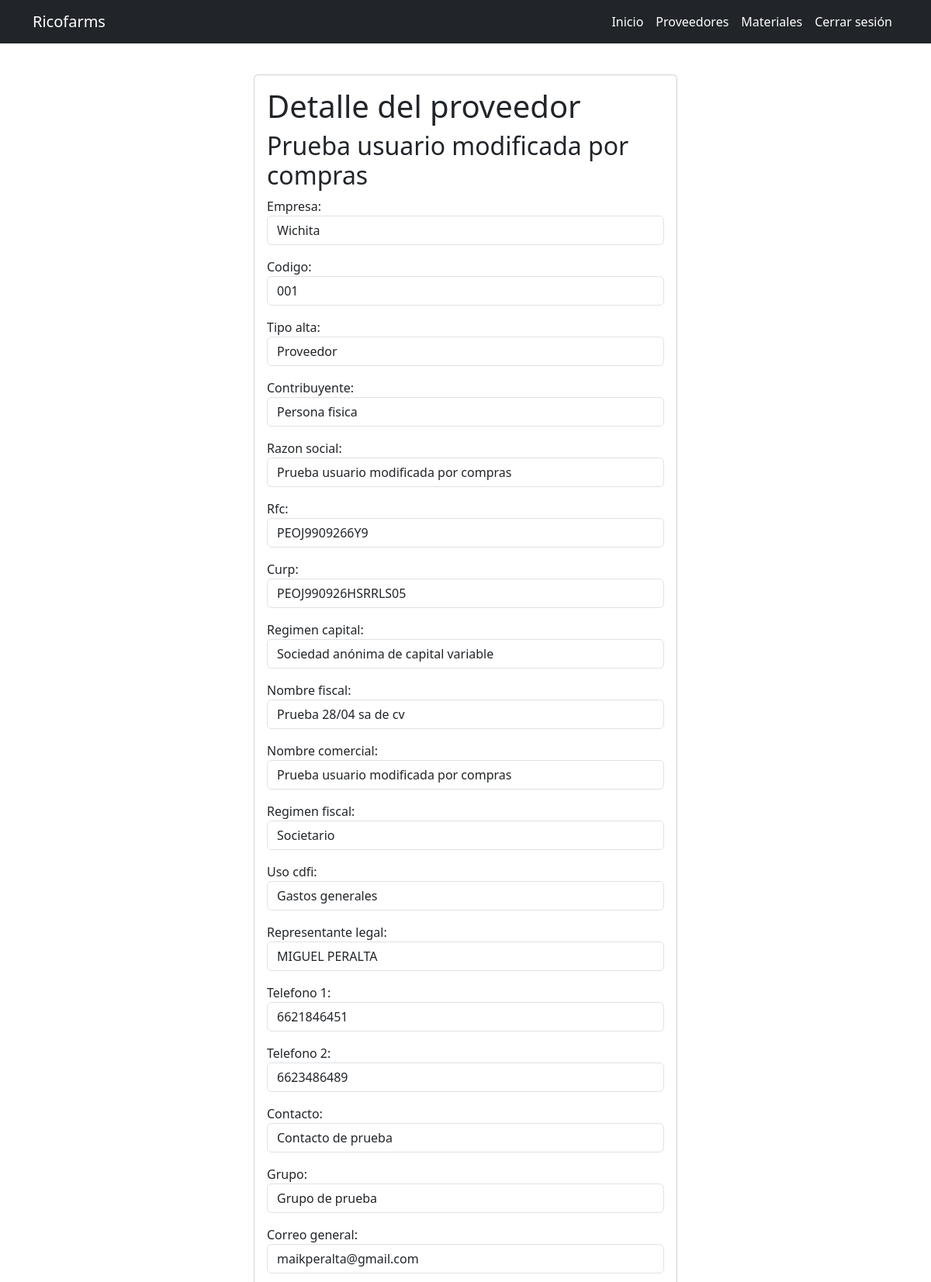
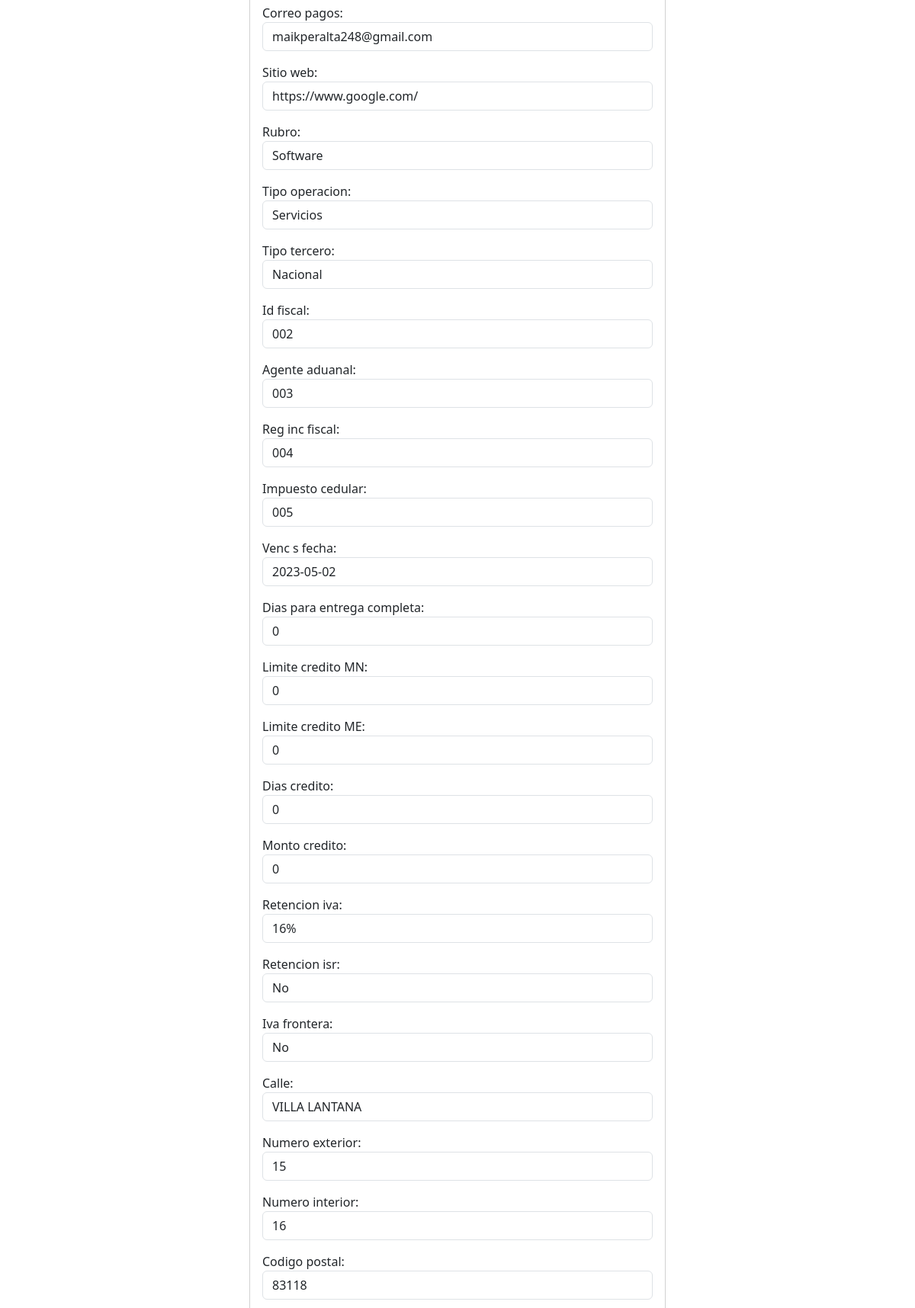
Page /proveedores/1/ (signed in, upper part) on the committed database (2 pictures, top to bottom).
### alta_proveedores/models.py (models this page shows, shortened)
class Proveedor(models.Model):
    empresa = models.CharField(max_length=50)
    codigo = models.CharField(max_length=10)
    tipo_alta = models.CharField(max_length=20)
    contribuyente = models.CharField(max_length=20)
    razon_social = models.CharField(max_length=50)
    rfc = models.CharField(max_length=13)
    curp = models.CharField(max_length=18, blank=True)
    regimen_capital = models.CharField(max_length=100)
    nombre_fiscal = models.CharField(max_length=100)
    nombre_comercial = models.CharField(max_length=50)
    regimen_fiscal = models.CharField(max_length=100)
    uso_cdfi = models.CharField(max_length=100)
    representante_legal = models.CharField(max_length=50, blank=True)
    telefono_1 = models.CharField(max_length=10)
    telefono_2 = models.CharField(max_length=10)
    contacto = models.CharField(max_length=50)
    grupo = models.CharField(max_length=50)
    correo_general = models.CharField(max_length=40)
    correo_pagos = models.CharField(max_length=40)
    sitio_web = models.CharField(max_length=30, blank=True)
    rubro = models.CharField(max_length=20)
    tipo_operacion = models.CharField(max_length=10)
    tipo_tercero = models.CharField(max_length=20)
    id_fiscal = models.CharField(max_length=10)
    regimen_fiscal = models.CharField(max_length=100)
    agente_aduanal = models.CharField(max_length=10)
    reg_inc_fiscal = models.CharField(max_length=10)
    impuesto_cedular = models.CharField(max_length=10)
    venc_s_fecha = models.DateField()
    dias_para_entrega_completa = models.PositiveIntegerField(default=0)
    dias_credito = models.PositiveIntegerField(default=0)
    limite_credito_MN = models.PositiveIntegerField(default=0)
    limite_credito_ME = models.PositiveIntegerField(default=0)
    monto_credito = models.PositiveIntegerField(default=0)
    retencion_iva = models.CharField(max_length=10)
    retencion_isr = models.CharField(max_length=10)
    iva_frontera = models.CharField(max_length=10)
    calle = models.CharField(max_length=50)
    numero_exterior = models.CharField(max_length=10)
    numero_interior = models.CharField(max_length=10, blank=True)
    codigo_postal = models.CharField(max_length=5)
    colonia = models.CharField(max_length=50)
    localidad = models.CharField(max_length=50)
    municipio = models.CharField(max_length=30)
    ciudad = models.CharField(max_length=20)
    estado = models.CharField(max_length=20)
    pais = models.CharField(max_length=20)
    banco = models.CharField(max_length=50)
    cuenta = models.CharField(max_length=10)
    moneda = models.CharField(max_length=3)
    clabe = models.CharField(max_length=18)
    banco_2 = models.CharField(max_length=50, blank=True)
    cuenta_2 = models.CharField(max_length=10, blank=True)
    moneda_2 = models.CharField(max_length=3, blank=True)
    clabe_2 = models.CharField(max_length=18, blank=True)
    constancia_situacion_fiscal = models.FileField(upload_to='documentos/constancias/')
    estado_cuenta_bancario = models.FileField(upload_to='documentos/estados_cuenta')
    compras = models.BooleanField(default=False)
    finanzas = models.BooleanField(default=False)
    sistemas = models.BooleanField(default=False)
    aprobadas = models.BooleanField(default=False)
    fecha = models.DateTimeField(auto_now_add=True)
    usuario = models.ForeignKey(settings.AUTH_USER_MODEL, on_delete=models.CASCADE)
    usar_en_portal_proveedores = models.BooleanField(default=False)
    no_aplica_para_rafaga = models.BooleanField(default=False)
    no_relacionar_OC = models.BooleanField(default=False)

### alta_proveedores/views.py (the view, shortened to what this page needs)
# urls.py: path('proveedores/<int:proveedor_id>/', views_proveedores.proveedor_detail, name='proveedor_detail'),
@login_required
def proveedor_detail(request, proveedor_id):
    proveedor = get_object_or_404(Proveedor, pk=proveedor_id)
    if request.method == 'GET':
        if request.user.compras:
            form = ProveedorFormForCompras(instance=proveedor)
        else:
            if request.user.finanzas:
                form = ProveedorFormForFinanzas(instance=proveedor)
            else:
                if request.user.sistemas:
                    form = ProveedorFormForSistemas(instance=proveedor)
                else:
                    form = ProveedorDetailForm(instance=proveedor)
        return render(request, 'proveedor/proveedor_detail.html', {
            'proveedor': proveedor,
            'form': form
        })

### alta_proveedores/templates/proveedor/proveedor_detail.html (shortened to what this page needs)
{% extends 'base.html' %}
{% block content %}
<main class="container py-5 mt-5">
    <div class="row d-flex justify-content-center">
        <div class="col-md-6 align-self-center mx-auto">
            <form class="card card-body" method="POST">
                <h1>Detalle del proveedor</h1>
                <h2>{{proveedor.nombre_comercial}}</h2>
                {{form.as_p}}
            </form>
        </div>
    </div>
</main>
{% endblock %}

### rows in the picture
Proveedor: nombre_comercial "Prueba usuario modificada por compras", empresa "Wichita", codigo "001", tipo_alta "Proveedor", contribuyente "Persona fisica", razon_social "Prueba usuario modificada por compras", rfc "PEOJ9909266Y9", curp "PEOJ990926HSRRLS05", regimen_capital "Sociedad anónima de capital variable", nombre_fiscal "Prueba 28/04 sa de cv", regimen_fiscal "Societario", uso_cdfi "Gastos generales", representante_legal "MIGUEL PERALTA", telefono_1 "6621846451", telefono_2 "6623486489", contacto "Contacto de prueba", grupo "Grupo de prueba", correo_general "maikperalta@gmail.com", correo_pagos "maikperalta248@gmail.com", sitio_web "https://www.google.com/", rubro "Software", tipo_operacion "Servicios", tipo_tercero "Nacional", id_fiscal "002", agente_aduanal "003", reg_inc_fiscal "004", impuesto_cedular "005", venc_s_fecha "2023-05-02", dias_para_entrega_completa "0", limite_credito_MN "0", limite_credito_ME "0", dias_credito "0", monto_credito "0", retencion_iva "16%", retencion_isr "No", iva_frontera "No", calle "VILLA LANTANA", numero_exterior "15", numero_interior "16", codigo_postal "83118"
